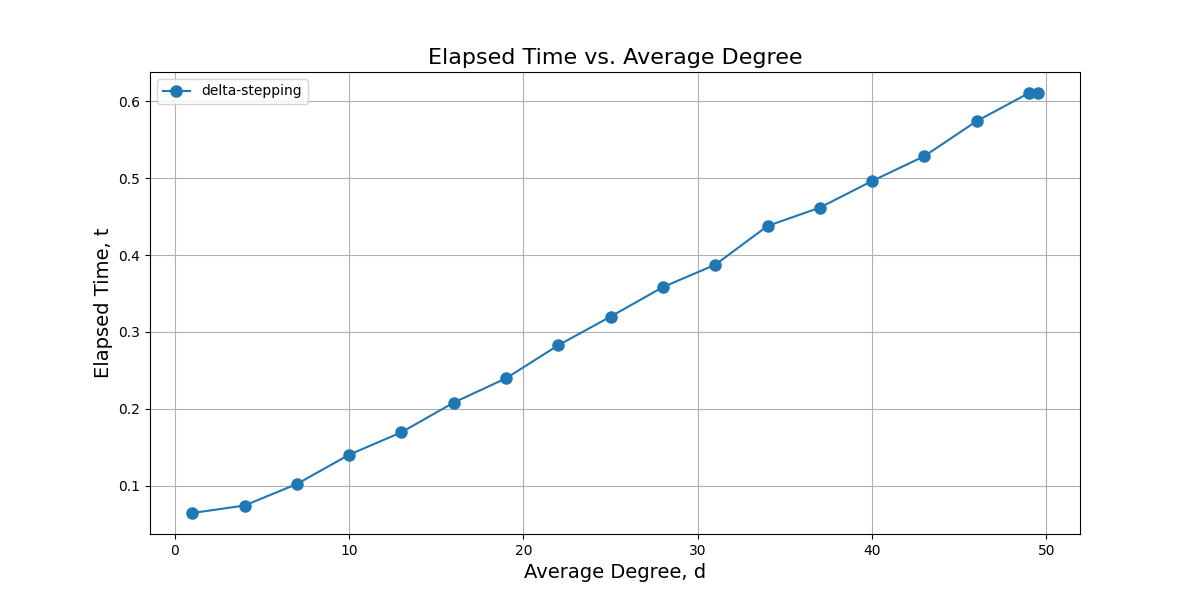

Python code for this plot:
import matplotlib.pyplot as plt
import numpy as np

# | # Processors | # Vertices | # Edges | Max Edge Weight | Delta (200) | Average Degree | Time (Measured) |
# |--------------|------------|---------|-----------------|-------------|----------------|-----------------|
# | 16           | 100        | 100     | 1,000           | 200         | 1              | 0.0643401       |
# | 16           | 100        | 400     | 1,000           | 200         | 4              | 0.07408         |
# | 16           | 100        | 700     | 1,000           | 200         | 7              | 0.102071        |
# | 16           | 100        | 1000    | 1,000           | 200         | 10             | 0.140195        |
# | 16           | 100        | 1300    | 1,000           | 200         | 13             | 0.169399        |
# | 16           | 100        | 1600    | 1,000           | 200         | 16             | 0.208059        |
# | 16           | 100        | 1900    | 1,000           | 200         | 19             | 0.23961         |
# | 16           | 100        | 2200    | 1,000           | 200         | 22             | 0.282678        |
# | 16           | 100        | 2500    | 1,000           | 200         | 25             | 0.319986        |
# | 16           | 100        | 2800    | 1,000           | 200         | 28             | 0.358302        |
# | 16           | 100        | 3100    | 1,000           | 200         | 31             | 0.387412        |
# | 16           | 100        | 3400    | 1,000           | 200         | 34             | 0.43785         |
# | 16           | 100        | 3700    | 1,000           | 200         | 37             | 0.461746        |
# | 16           | 100        | 4000    | 1,000           | 200         | 40             | 0.496364        |
# | 16           | 100        | 4300    | 1,000           | 200         | 43             | 0.52875         |
# | 16           | 100        | 4600    | 1,000           | 200         | 46             | 0.574309        |
# | 16           | 100        | 4900    | 1,000           | 200         | 49             | 0.610889        |
# | 16           | 100        | 4950    | 1,000           | 200         | 49.5(complete) | 0.610755        |

execution_data = [
    {'delta-stepping':[0.0643401, 0.07408, 0.102071, 0.140195, 0.169399, 0.208059, 0.23961, 
         0.282678, 0.319986, 0.358302, 0.387412, 0.43785, 0.461746, 0.496364, 
         0.52875, 0.574309, 0.610889, 0.610755]}
]

thread_counts = [1, 4, 7, 10, 13, 16, 19, 22, 25, 28, 31, 34, 37, 40, 43, 46, 49, 49.5]

for i, execution_times in enumerate(execution_data, start=1):
    plt.figure(figsize=(12, 6))
    
    for label, times in execution_times.items():
        plt.plot(thread_counts, times, marker='o', linestyle='-', markersize=8, label=label)

    plt.title("Elapsed Time vs. Average Degree", fontsize=16)
    plt.xlabel("Average Degree, d", fontsize=14)
    plt.ylabel("Elapsed Time, t", fontsize=14)
    plt.grid(True)
    plt.legend()

    filename = f"degree_experiment_{i}.png"
    plt.savefig(filename)
    plt.close()

    print(f"Plot saved as {filename}")
